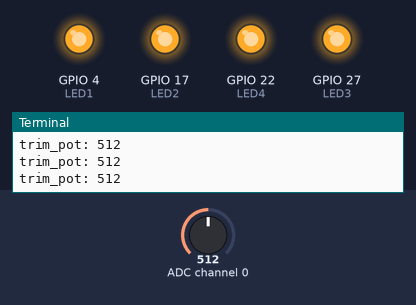
The program below on a simulated Raspberry Pi (BCM pin numbers). Shown: output pins drawn as LEDs (lit = HIGH), the last lines printed to the terminal. The inputs (shaded band) are chosen by the test bench; at power-on: ADC channel 0 = 512 (analog values on the 0–1023 scale). Pins used as bus, display or sensor lines are not drawn.

Above: at 1.2 s.
1.3 s: ADC channel 0 set to 206
2.8 s: ADC channel 0 set to 178
At 4.2 s:
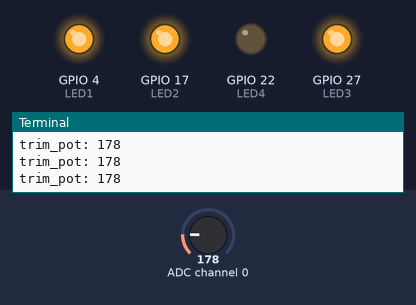
4.5 s: ADC channel 0 set to 142
6.0 s: ADC channel 0 set to 118
At 6.7 s:
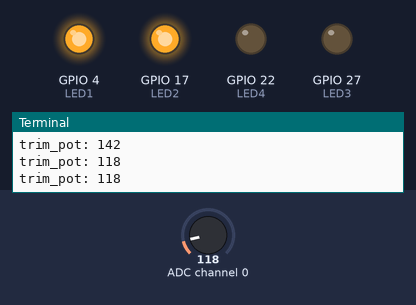
7.5 s: ADC channel 0 set to 72
9.0 s: ADC channel 0 set to 57
At 10.3 s:
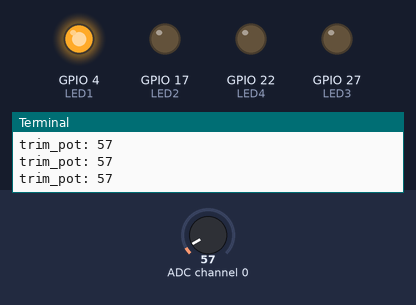
Timing chart, 0 to 11.5 s (numbered marks = the images above; inputs shaded):
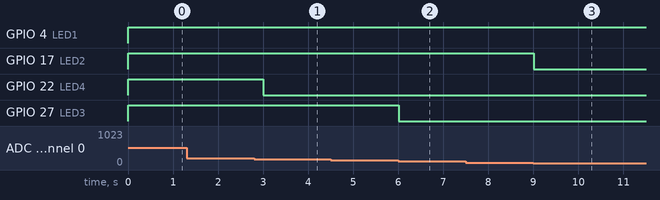

Measured:
- the behaviour switches between 193 and 192 on ADC channel 0 (found by bisection; images 0 and 1)
- the behaviour switches between 129 and 128 on ADC channel 0 (found by bisection; images 1 and 2)
- the behaviour switches between 65 and 64 on ADC channel 0 (found by bisection; images 2 and 3)
- after the input at 2.8 s, GPIO 22 (LED4): HIGH → LOW after 0.20 s
- after the input at 6.0 s, GPIO 27 (LED3): HIGH → LOW at once
- after the input at 9.0 s, GPIO 17 (LED2): HIGH → LOW at once

The program:

adc_leds.py
```python
# Written by Limor "Ladyada" Fried for Adafruit Industries, (c) 2015
# This code is released into the public domain
import time
import os
import RPi.GPIO as GPIO

GPIO.setmode(GPIO.BCM)
DEBUG = 1

# read SPI data from MCP3008 chip, 8 possible adc's (0 thru 7)
def readadc(adcnum, clockpin, mosipin, misopin, cspin):
	if ((adcnum > 7) or (adcnum < 0)):
		return -1
	GPIO.output(cspin, True)
	GPIO.output(clockpin, False) # start clock low
	GPIO.output(cspin, False) # bring CS low

	commandout = adcnum
	commandout |= 0x18 # start bit + single-ended bit
	commandout <<= 3 # we only need to send 5 bits here
	for i in range(5):
		if (commandout & 0x80):
			GPIO.output(mosipin, True)
		else:
			GPIO.output(mosipin, False)
		commandout <<= 1
		GPIO.output(clockpin, True)
		GPIO.output(clockpin, False)

	adcout = 0
	# read in one empty bit, one null bit and 10 ADC bits
	for i in range(12):
		GPIO.output(clockpin, True)
		GPIO.output(clockpin, False)
		adcout <<= 1
		if (GPIO.input(misopin)):
			adcout |= 0x1

	GPIO.output(cspin, True)

	adcout >>= 1 # first bit is 'null' so drop it
	return adcout

# change these as desired - they're the pins connected from the
# SPI port on the ADC to the Cobbler
SPICLK = 18
SPIMISO = 23
SPIMOSI = 24
SPICS = 25

# set up the SPI interface pins
GPIO.setup(SPIMOSI, GPIO.OUT)
GPIO.setup(SPIMISO, GPIO.IN)
GPIO.setup(SPICLK, GPIO.OUT)
GPIO.setup(SPICS, GPIO.OUT)

LED1 = 4
LED2 = 17
LED3 = 27
LED4 = 22

# set up the SPI interface pins
GPIO.setup(LED1, GPIO.OUT)
GPIO.setup(LED2, GPIO.OUT)
GPIO.setup(LED3, GPIO.OUT)
GPIO.setup(LED4, GPIO.OUT)

# 10k trim pot connected to adc channel #0
potentiometer_adc = 0;

while True:
	# read the analog pin
	trim_pot = readadc(potentiometer_adc, SPICLK, SPIMOSI, SPIMISO, SPICS)

	if DEBUG:
		print "trim_pot:", trim_pot
	if ( trim_pot > 0 ):
		GPIO.output(LED1, True)
	else:
		GPIO.output(LED1, False)
	if ( trim_pot > 64 ):
		GPIO.output(LED2, True)
	else:
		GPIO.output(LED2, False)
	if ( trim_pot > 128 ):
		GPIO.output(LED3, True)
	else:
		GPIO.output(LED3, False)
	if ( trim_pot > 192 ):
		GPIO.output(LED4, True)
	else:
		GPIO.output(LED4, False)

	# hang out and do nothing for a half second
	time.sleep(0.5)
```
